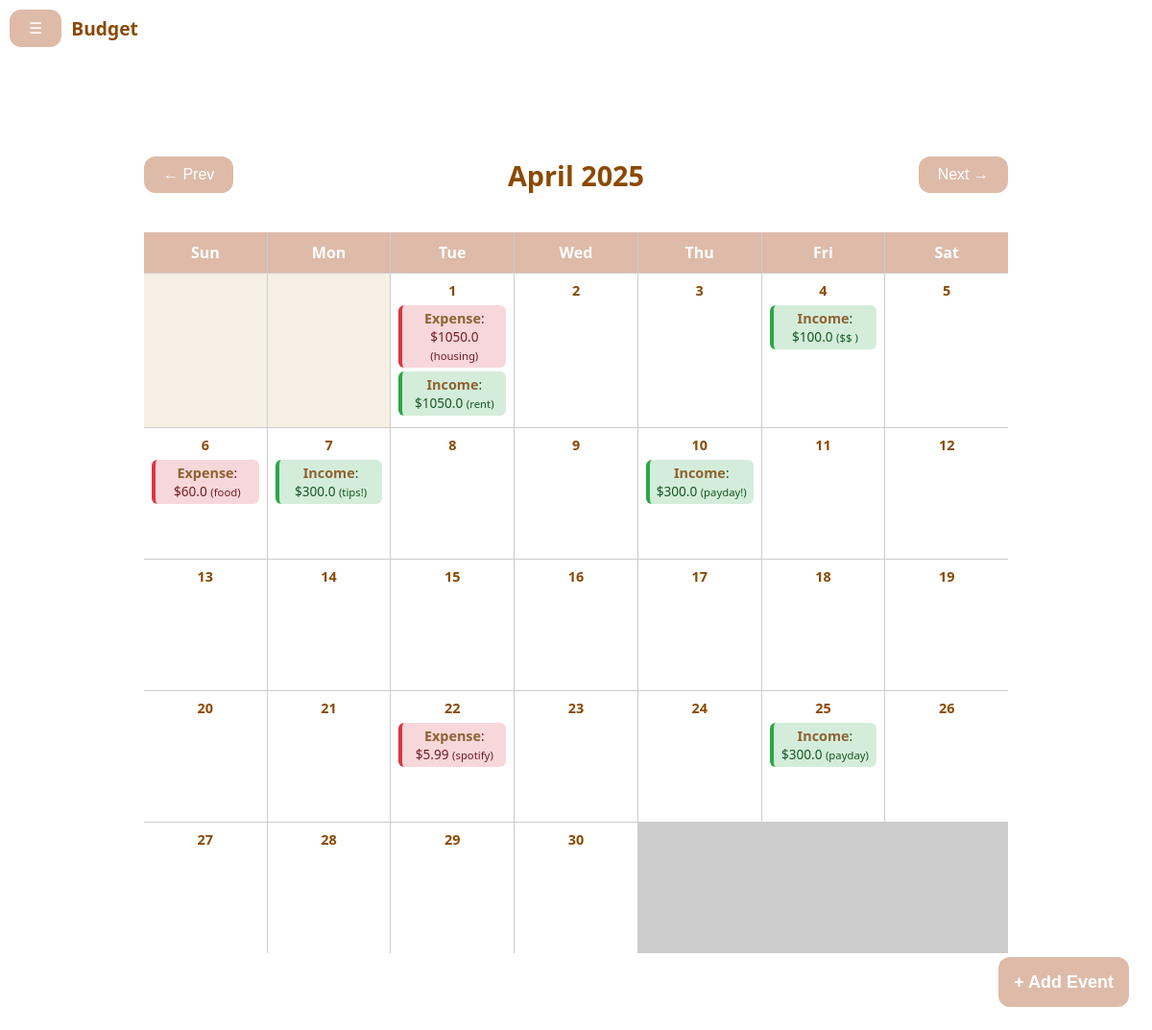
/calendar/ (signed in), run on the app's committed database.
### tables this page shows
CREATE TABLE transactions (
        ID INTEGER PRIMARY KEY AUTOINCREMENT,  -- Auto-incrementing transaction ID
        title TEXT NOT NULL,
        description TEXT,
        category_id INTEGER NOT NULL,          -- Foreign key to `categories` table
        amount REAL NOT NULL,                  -- Transaction amount (can be positive or negative)
        recurring BOOLEAN DEFAULT 0,           -- Whether the transaction is recurring (1 = True, 0 = False)
        created_at TEXT DEFAULT (DATETIME('now')), -- Date and time of the transaction
        user_id INTEGER NOT NULL,              -- Foreign key to `users` table
        expense BOOLEAN NOT NULL,                 -- Transaction type (0 = Expense, 1 = Income)
        FOREIGN KEY(category_id) REFERENCES categories(ID), -- Ensures a valid category reference
        FOREIGN KEY(user_id) REFERENCES users(ID) -- Ensures a valid user reference
    );

### flaskApp.py (the view)
@app.route("/calendar/")
def calendar():
    if 'user_id' not in session:
        return redirect(url_for("landing"))
    user_id = session['user_id']
    month_offset = int(request.args.get('month_offset', 0))
    today = datetime.today()
    shifted_month = today.replace(day=1) + timedelta(days=month_offset * 30)
    year = shifted_month.year
    month = shifted_month.month
    first_day_of_month = datetime(year, month, 1)
    days_in_month = monthrange(year, month)[1]
    events = db_interface.find_events(user_id)
    print(events)
    return render_template(
        "calendar.html",
        current_month=first_day_of_month.strftime("%B"),
        current_year=year,
        month_offset=month_offset,
        first_day_of_month=first_day_of_month,
        days_in_month=days_in_month,
        events=events
    )

### db.py (called while the page is built)
def get_db_connection():
    conn = sqlite3.connect(DATABASE_PATH)  # Connect to SQLite database file
    conn.row_factory = sqlite3.Row  # To return rows as dictionaries
    return conn

def get_transactions_of_user(user_id):
    conn = get_db_connection()
    transactions = conn.execute("SELECT * FROM transactions t JOIN users u ON t.user_id = u.id WHERE u.id = ?", (user_id,))
    return transactions.fetchall()

### db_interface.py (called while the page is built)
def find_events(user_id):
    events = []
    transactions = db.get_transactions_of_user(user_id)
    for transaction in transactions:
        event_date = datetime.strptime(transaction["created_at"], "%Y-%m-%d")
        events.append({
            "date": event_date,  # Store the date as a datetime object
            "amount": transaction["amount"],
            "type": "expense" if transaction["expense"] else "income",
            "name": transaction["title"],
            "description": transaction["description"]
        })
    return events

### templates/calendar.html (shortened to what this page needs)
{% extends "base.html" %}
{% block content %}
<div class="calendar-wrapper">
  <div class="calendar-header">
    <form action="{{ url_for('calendar') }}" method="get">
      <button type="submit">← Prev</button>
    </form>
    <h2>{{ current_month }} {{ current_year }}</h2>
    <form action="{{ url_for('calendar') }}" method="get">
      <button type="submit">Next →</button>
    </form>
  </div>
  <div class="calendar-grid">
    {% for day in ['Sun', 'Mon', 'Tue', 'Wed', 'Thu', 'Fri', 'Sat'] %}
      <div class="day-label">{{ day }}</div>
    {% endfor %}
    {% for _ in range(first_day_of_month.weekday()|int+1) %}
      <div class="day-box empty"></div>
    {% endfor %}
    {% for day in range(1, days_in_month + 1) %}
      {% set current_date = first_day_of_month.replace(day=day) %}
      <div class="day-box">
        <div class="day-number">{{ day }}</div>
        {% for event in events %}
          {% if event.date.year == current_date.year and event.date.month == current_date.month and event.date.day == current_date.day %}
            <div class="calendar-event {{ event.type }}">
              <span class="event-type">{{ event.type.capitalize() }}</span>:
              ${{ event.amount }}
              <small>({{ event.name }})</small>
            </div>
          {% endif %}
        {% endfor %}
      </div>
    {% endfor %}
  </div>
</div>
{% endblock %}

### templates/base.html (shortened to what this page needs)
<!DOCTYPE html>
<html lang="en">
<head>
  <link rel="stylesheet" href="{{ url_for('static', filename='styles.css') }}">
</head>
<body>
  <nav class="navbar">
    <button id="openNav">☰</button>
    <span class="navbar-brand">Budget</span>
  </nav>
  <button class="fab" id="openEventModal">+ Add Event</button>
  <div id="main">
    {% block content %}{% endblock %}
  </div>
</body>
</html>

### static/styles.css (style rules this page uses)
body { margin: 0; padding: 0; font-family: 'Noto Sans', serif; background: #ffffff; color: #8b4900; text-align: center; }
.navbar { background-color: #ffffff; padding: 10px; text-align: left; display: flex; align-items: center; gap: 10px; }
.navbar-brand { font-weight: bold; font-size: 1.2rem; }
#main { margin-left: 0; transition: margin-left 0.3s; padding: 5vw; }
button { position: static; display: flex; background-color: #debaa9; border: none; color: white; padding: 10px 20px; font-size: 1rem; border-radius: 12px; z-index: 999; cursor: pointer; transition: background-color 0.3s ease; }
.fab { position: fixed; bottom: 24px; right: 24px; background-color: #debaa9; color: #ffffff; border: none; border-radius: 12px; padding: 0 16px; height: 52px; font-size: 18px; font-weight: bold; cursor: pointer; display: flex; align-items: center; justify-content: center; white-space: nowrap; }
.calendar-event.income { background-color: #d4edda; color: #155724; border-left: 4px solid #28a745; }
.calendar-event.expense { background-color: #f8d7da; color: #721c24; border-left: 4px solid #dc3545; }
.event-type { font-size: 0.9rem; color: #8e6332; }

### templates/calendar.html (style rules this page uses)
.calendar-wrapper { max-width: 900px; margin: auto; padding: 20px; }
.calendar-header { display: flex; justify-content: space-between; align-items: center; flex-wrap: wrap; margin-bottom: 1rem; }
.calendar-header h2 { color: #8b4900; font-size: 1.8rem; }
.calendar-grid { display: grid; grid-template-columns: repeat(7, 1fr); gap: 1px; background-color: #ccc; }
.day-label { background-color: #debaa9; padding: 10px; text-align: center; font-weight: bold; color: white; }
.day-box { background: #fff; min-height: 120px; padding: 8px; font-size: 0.9rem; position: relative; overflow-y: auto; }
.empty { background-color: #f6f0e4; }
.day-number { font-weight: bold; color: #8b4900; margin-bottom: 6px; }
.calendar-event { background: #f6f0e4; padding: 4px; border-radius: 6px; margin-bottom: 4px; color: #8b4900; font-size: 0.85rem; }
.event-type { font-weight: bold; }

### data on the page
transactions: type "Expense", amount "1050.0", name "housing"
transactions: type "Income", amount "1050.0", name "rent"
transactions: type "Income", amount "100.0", name "$$"
transactions: type "Expense", amount "60.0", name "food"
transactions: type "Income", amount "300.0", name "tips!"
transactions: type "Income", amount "300.0", name "payday!"
transactions: type "Expense", amount "5.99", name "spotify"
transactions: type "Income", amount "300.0", name "payday"

### other printed values
{{ current_month }} "April"
{{ current_year }} "2025"
{{ day }} "Sun" "Mon" "Tue" "Wed" "Thu" "Fri" "Sat"
{{ day }} "1" "2" "3" "4" "5" "6" "7" "8" "9" "10" "11" "12" "13" "14" "15" "16" "17" "18" "19" "20" "21" "22" "23" "24" "25" "26" "27" "28" "29" "30"
